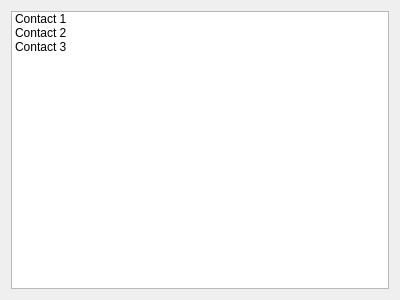
<?xml version="1.0" encoding="UTF-8"?>
<ui version="4.0">
 <class>ContactEditWizardPageInfo</class>
 <widget class="QWizardPage" name="ContactEditWizardPageInfo">
  <property name="geometry">
   <rect>
    <x>0</x>
    <y>0</y>
    <width>400</width>
    <height>300</height>
   </rect>
  </property>
  <property name="windowTitle">
   <string>Choose a contact to edit</string>
  </property>
  <property name="title">
   <string>Edit Contact</string>
  </property>
  <property name="subTitle">
   <string>Pick a name and choose the group members.</string>
  </property>
  <layout class="QVBoxLayout" name="verticalLayout">
   <item>
    <widget class="QListWidget" name="listWidgetContacts">
     <property name="selectionMode">
      <enum>QAbstractItemView::MultiSelection</enum>
     </property>
     <item>
      <property name="text">
       <string>Contact 1</string>
      </property>
     </item>
     <item>
      <property name="text">
       <string>Contact 2</string>
      </property>
     </item>
     <item>
      <property name="text">
       <string>Contact 3</string>
      </property>
     </item>
    </widget>
   </item>
  </layout>
 </widget>
 <resources/>
 <connections/>
</ui>
